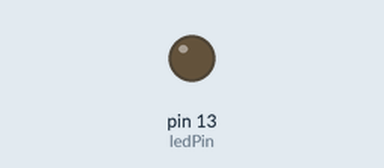
Bench run of a sketch on a simulated Arduino Uno, built with avr-gcc and run on an emulated ATmega328P. Shown: output pins drawn as LEDs (lit = HIGH).

Above: at 1.2 s.
At 8.7 s:
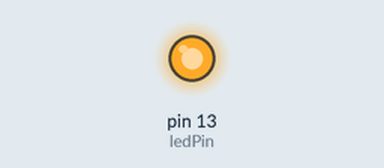
Timing chart, 0 to 9.1 s (numbered marks = the images above):
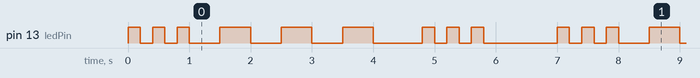

The sketch:

sos_flasher.ino
```cpp
/* S.o.S Flashing program
 *  Author Erick Muuo
 */


const short ledPin = 13; // pin to use for output

void setup() {
  pinMode(ledPin, OUTPUT);  // initialize the pin

}

void loop() {
  flash(200);flash(200);flash(200); // S
  delay(300);

  flash(500);flash(500);flash(500); // O
  delay(300);

  flash(200);flash(200);flash(200); // S

  delay(1000);  // Delay for 1s before starting again
}

void flash(const short& duration){
  // flash the led

  digitalWrite(ledPin, HIGH);
  delay(duration);
  digitalWrite(ledPin, LOW);
  delay(duration);
}
```

Measured:
- by itself, pin 13 (ledPin): repeats every 7.0 s: 2 × (LOW 0.20 s, HIGH 0.20 s), 3 × (LOW 0.50 s, HIGH 0.50 s), LOW 0.80 s, 2 × (HIGH 0.20 s, LOW 0.20 s), HIGH 0.20 s, LOW 1.2 s, HIGH 0.20 s
- by itself, everything shown: repeats every 7.0 s, in 18 steps
